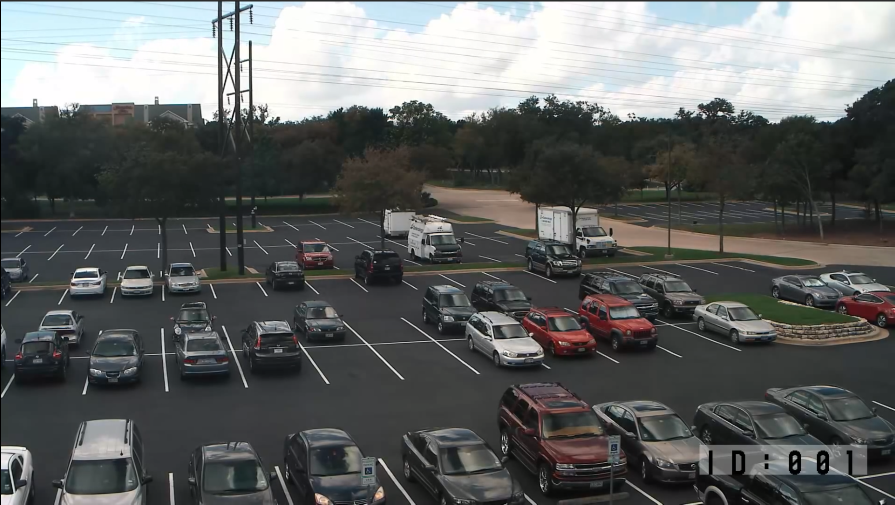
//> input picture resources/c++/abc.png, 1790 x 1009 px, given in place of car_park_cut.mp4, which was not available (shown at 1/2 size)
$ ./Source3   (built with g++ and OpenCV 4)
//> lines starting //> are read from the running program, lines starting //| are printed output that depends on the picture; pictures that were not available may be replaced by others from this repository, and a replacement may not be noted
#include <opencv2/imgcodecs.hpp>
#include <opencv2/highgui.hpp>
#include <opencv2/imgproc.hpp>
#include <iostream>
#include<fstream>
#include <time.h>

using namespace cv;
using namespace std;

vector<vector<Point2i>> arr = { {Point(0,495), Point(40,530)},
								{Point(80,490), Point(160,525)},
								{Point(200,490), Point(290,530)},
								{Point(320,490), Point(380,530)},
								{Point(450,490), Point(520,530)},
								{Point(570,480), Point(640,520)},
								{Point(675,475), Point(740,510)},
								{Point(780,455), Point(850,490)},
								{Point(881,450), Point(941,480)}, //8

								{Point(771,341), Point(822,358)}, //9
								{Point(712,354), Point(750,375)},
								{Point(641,350), Point(694,370)},
								{Point(585,360), Point(632,381)},
								{Point(515,368), Point(570,390)}, //13
								{Point(420,370), Point(470,390)},
								{Point(346,377), Point(400,397)},
								{Point(265,375), Point(330,401)},
								{Point(190,385), Point(250,410)},
								{Point(109,391), Point(168,412)},
								{Point(20,382), Point(77,410)},  //19

								{Point(0,330), Point(20,350)}, //20
								{Point(54,335), Point(95,355)},
								{Point(121,335), Point(164,355)},
								{Point(182,330), Point(234,350)},
								{Point(256,330), Point(298,350)},
								{Point(316,330), Point(364,350)}, //25
								{Point(390,330), Point(430,350)},
								{Point(454,322), Point(510,340)},
								{Point(519,316), Point(560,333)},
								{Point(572,317), Point(606,330)},
								{Point(632,304), Point(688,318)}, //30
								{Point(698,302), Point(742,322)} };


Mat imgGray, imgBlur, imgCanny, imgCrop;

int main(int argc, char *argv)
{
	string path = "car_park_cut.mp4";
	VideoCapture cap(path);
	Mat img;
	clock_t start, end;
	start = clock();
	while (true) {
		cap.read(img);
//> img is the input picture: 1009 rows x 1790 cols, CV_8UC3; mean B, G, R 99.9, 100.6, 98.3
		if (img.empty())
		{
			VideoCapture cap2(path);
			cap = cap2;
			continue;
		}
		resize(img, img, Size(), 0.5, 0.5);
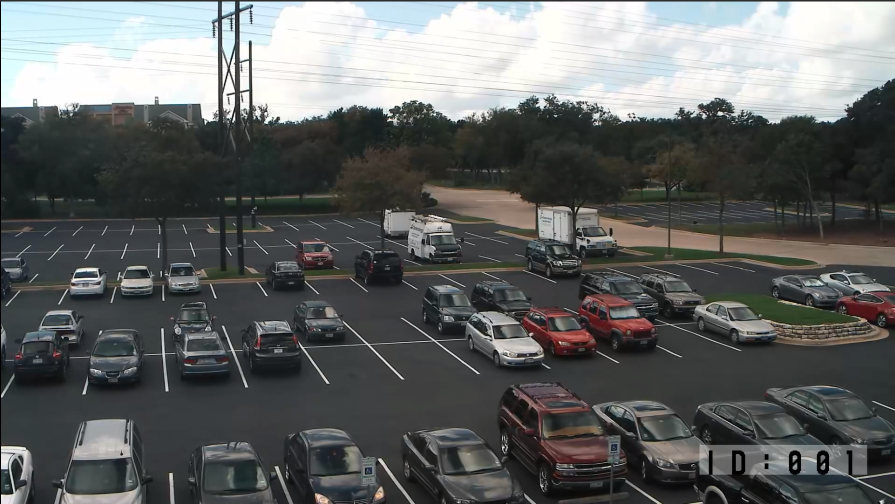
//> img: 504 rows x 895 cols, CV_8UC3; mean B, G, R 100, 100.8, 98.4
		cvtColor(img, imgGray, COLOR_BGR2GRAY);
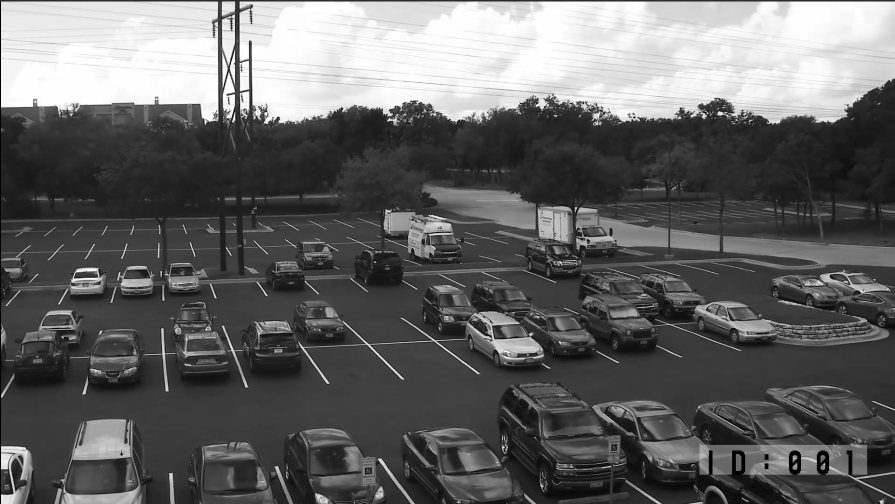
//> imgGray: 504 rows x 895 cols, CV_8UC1; min 0, max 255, mean 100
		GaussianBlur(imgGray, imgBlur, Size(5, 5), 5, 0);
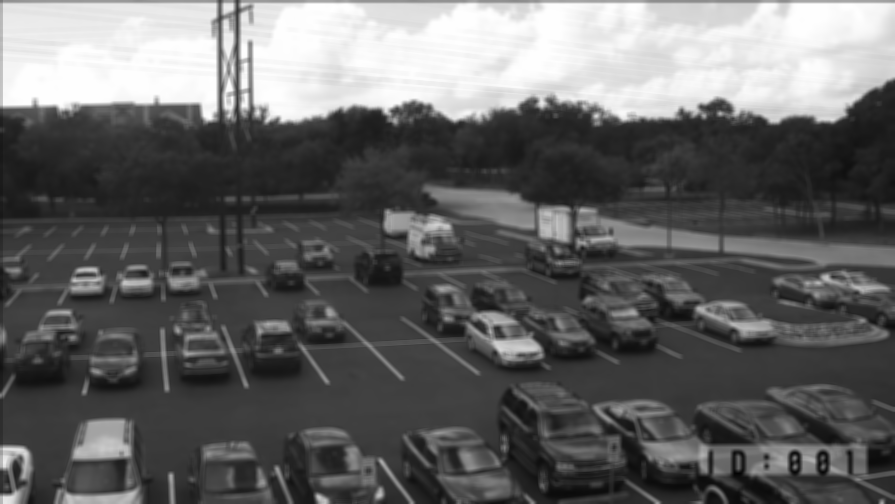
//> imgBlur: 504 rows x 895 cols, CV_8UC1; min 4, max 255, mean 100.2
		int count = 0;
		for (int i = 0; i < arr.size(); i++)
		{
			vector<Point> curr = arr[i];
			Rect roi(curr[0].x, curr[0].y, curr[1].x - curr[0].x, curr[1].y - curr[0].y);
//> (the run ends here: the program stops with an error, at `imgCrop = imgBlur(roi).clone();`)
